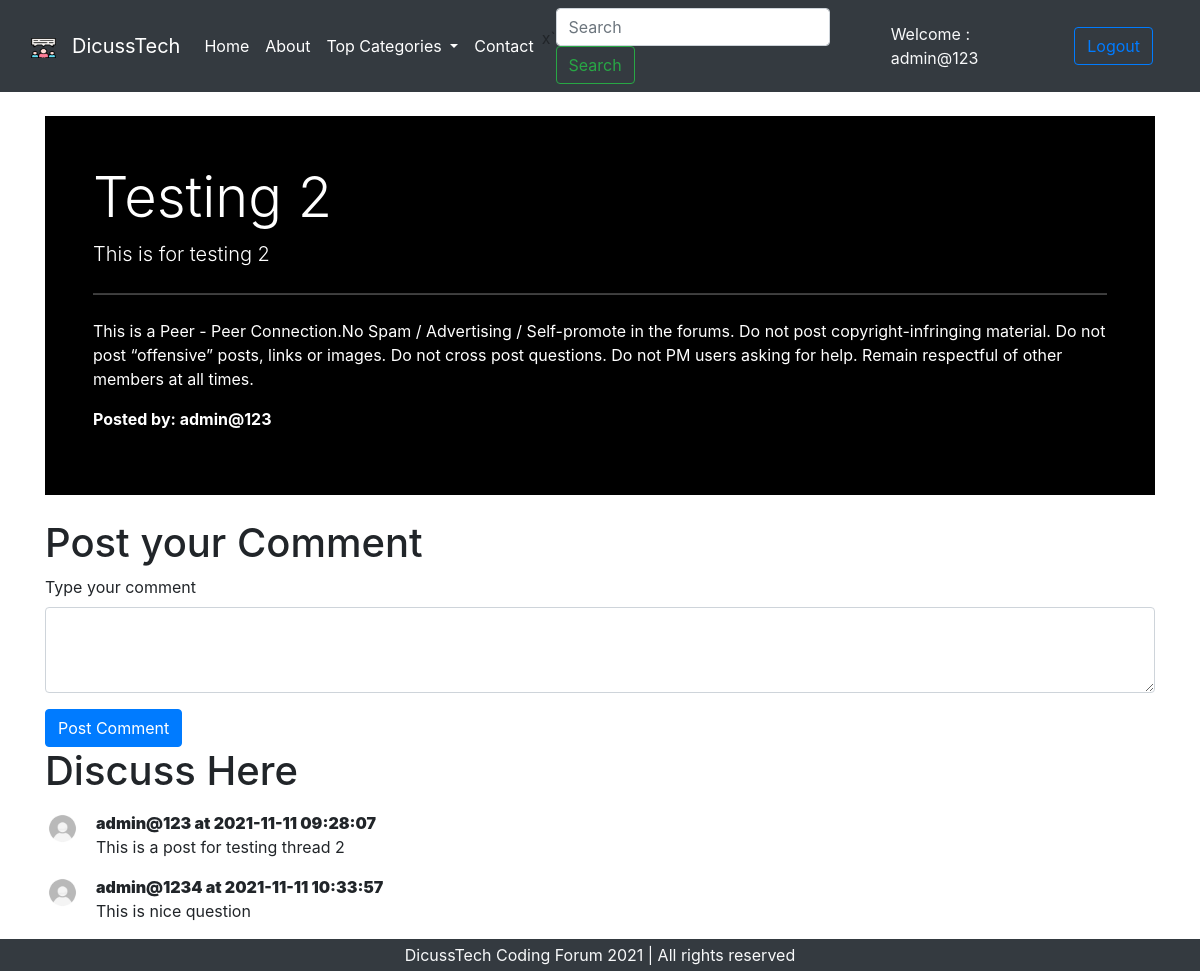
The app's page /threads.php?threadid=5 (signed in) with its own data.
### tables this page shows
CREATE TABLE `thread` (
  `thread_id` int(5) NOT NULL,
  `thread_title` varchar(255) NOT NULL,
  `thread_desc` text NOT NULL,
  `thread_cat_id` int(4) NOT NULL,
  `thread_user_id` int(4) NOT NULL,
  `timestamp` datetime NOT NULL DEFAULT current_timestamp()
);

CREATE TABLE `users` (
  `user_id` int(8) NOT NULL,
  `username` varchar(50) NOT NULL,
  `userpass` varchar(255) NOT NULL,
  `timestamp` datetime NOT NULL DEFAULT current_timestamp()
);

CREATE TABLE `comments` (
  `comment_id` int(5) NOT NULL,
  `comment_desc` text NOT NULL,
  `thread_id` int(5) NOT NULL,
  `commented_by` int(5) NOT NULL,
  `comment_time` datetime NOT NULL DEFAULT current_timestamp()
);

### threads.php (the view, shortened to what this page needs)
<?php
include ("repeatedcode/_dbconnection.php");
?>
<!doctype html>
<html lang="en">
  <head>
    <link href="https://cdn.jsdelivr.net/npm/bootstrap@5.1.0/dist/css/bootstrap.min.css" rel="stylesheet">
    <link rel="stylesheet" href="https://maxcdn.bootstrapcdn.com/bootstrap/4.0.0/css/bootstrap.min.css">
  </head>
  <body>
    <?php include('repeatedcode/_header.php') ?>
    <?php
    $id = $_GET['threadid'];
    $sql = "SELECT * FROM thread WHERE thread_id = $id";
    $result = $connection -> query($sql);
    while($categories_row = $result -> fetch_assoc()){
        $thread_name = $categories_row['thread_title'];
        $thread_desc = $categories_row['thread_desc'];
        $posted_by_name = $categories_row['thread_user_id'];
        $fetchuser = "SELECT username FROM users WHERE user_id = $posted_by_name";
        $fetchuser_result = mysqli_query($connection, $fetchuser);
        $fetchuser_row = mysqli_fetch_assoc($fetchuser_result);
        $posted_by_name = $fetchuser_row['username'];
    }
    ?>
    <div class="container my-4">
        <div class="bg-black p-5 rounded-lg m-6" style="color:white;" >
            <strong><h1 class="display-4"><?php echo $thread_name ?></h1></strong>
            <p class="lead"><?php echo $thread_desc ?></p>
            <hr class="my-4">
            <p>This is a Peer - Peer Connection.No Spam / Advertising / Self-promote in the forums. Do not post copyright-infringing material. Do not post “offensive” posts, links or images. Do not cross post questions. Do not PM users asking for help. Remain respectful of other members at all times.</p>
            <p><b>Posted by: <?php echo $posted_by_name; ?></b></p>
        </div>
    </div>
<?php
if(isset($_SESSION['loggin']) && $_SESSION['loggin'] == true){
echo '<div class="container">
        <form action="'.$_SERVER['REQUEST_URI'].'" method="post" id="threadpage">
          <div class="form-group">
            <h1>Post your Comment</h1>
            <label for="commemt">Type your comment</label>
            <textarea class="form-control" id="comment" rows="3" name="comment"></textarea>
          </div>
          <input type="hidden" name="user_id" value="'. $_SESSION['userid'] .'">
          <h1></h1>
          <button type="submit" class="btn btn-primary">Post Comment</button>
        </form>
      </div>';
}
else{
  echo '<div class="container p-3 my-3 bg-dark text-white">
          <h2>Please Login or SignUp to our Website for posting comments</h2>
        </div>';
}
?>
    <div class="container">
      <h1>Discuss Here</h1>
      <?php
        $id = $_GET['threadid'];
        $sql = "SELECT * FROM comments WHERE thread_id = $id";
        $result = $connection -> query($sql);
        while($categories_row = $result -> fetch_assoc()){
            $display_comment = $categories_row['comment_desc'];
            $comment_time = $categories_row['comment_time'];
            $comment_user_id = $categories_row['commented_by'];
            $sql2 = "SELECT username FROM users WHERE user_id = $comment_user_id";
            $result2 = mysqli_query($connection, $sql2);
            $fetch_commented_user = mysqli_fetch_assoc($result2);
            echo '<div class="media my-3">
                    <img class="mr-3" src="aesthetics/default_user.jpg" width="35px" alt="Generic placeholder image">
                    <div class="media-body">
                      <p class="font-weight-bold my-0"><b> '. $fetch_commented_user['username'] .' at '. $comment_time .' </b></p>
                      '. $display_comment .'
                    </div>
                  </div>';
        }
      ?>
    </div>
    <?php include('repeatedcode/_footer.php') ?>
  </body>
</html>

### records on screen
thread: thread_title "Testing 2", thread_desc "This is for testing 2"
users: username "admin@123"
comments: users.username "admin@123", comment_time "2021-11-11 09:28:07", comment_desc "This is a post for testing thread 2"
comments: users.username "admin@1234", comment_time "2021-11-11 10:33:57", comment_desc "This is nice question"

### other values on screen
$_SESSION['username'] "admin@123"
